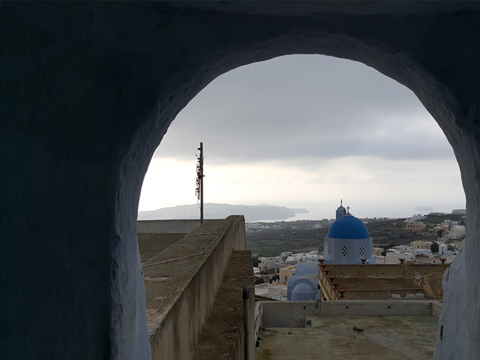
#> input picture 7week Script/image/equalize.jpg, 480 x 360 px
$ python '히스토그램 평활화.py'
#> lines starting #> are read from the running program, lines starting #| are printed output that depends on the picture; after the words box and inside, x2 and y2 are one past the last pixel; in counts of white or black regions, pixels touching at a corner belong together
### 7week Script/Common/histogram.py
import cv2
import numpy as np

# [9 lines left out: function calc_histo, not called in this run]

def draw_histo(hist, shape=(200, 256)):
    hist_img = np.full(shape, 255, np.uint8)
    cv2.normalize(hist, hist, 0, shape[0], cv2.NORM_MINMAX)
    gap = hist_img.shape[1]/hist.shape[0]

    for i, h in enumerate(hist):
        x = int(round(i * gap))
        w = int(round(gap))
        cv2.rectangle(hist_img, (x, 0, w, int(h)), 0, cv2.FILLED)

        return cv2.flip(hist_img, 0)

### 7week Script/히스토그램 평활화.py
import numpy as np, cv2
from Common.histogram import draw_histo

image = cv2.imread("image/equalize.jpg", cv2.IMREAD_GRAYSCALE)
#> image: shape (360, 480); min 0, max 255, mean 78.8
if image is None: raise Exception("영상파일 읽기 오류")

bins, ranges = [256], [0, 256]
hist = cv2.calcHist([image], [0], None, bins, ranges)
#> hist = 256 values, max 9706 at index 19, min 4 at index 0, mean 675

accum_hist = np.zeros(hist.shape[:2], np.float32)
#> accum_hist = 256 values from 0 to 0
accum_hist[0] = hist[0]
for i in range(1, hist.shape[0]):
    accum_hist[i] = accum_hist[i - 1] + hist[i]
#> after the loop, accum_hist = 256 values from 4 to 172800


accum_hist = (accum_hist / sum(hist) * 255)
#> accum_hist = 256 values from 0.0059 to 255
dst1 = [[accum_hist[val] for val in row] for row in image]
#> dst1 = 360 items
dst1 = np.array(dst1, np.uint8)
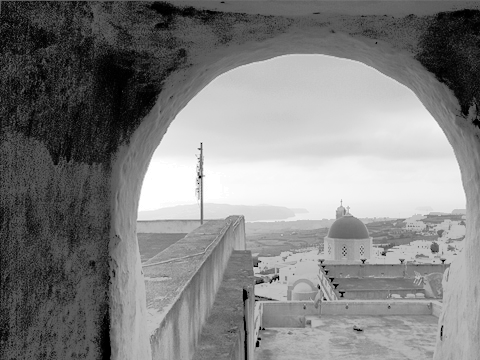
#> dst1: shape (360, 480, 1); min 0, max 255, mean 129.3

dst2 = cv2.equalizeHist(image)
hist1 = cv2.calcHist([dst1], [0], None, bins, ranges)
#> hist1 = 256 values, max 9706 at index 55, min 0 at index 3, mean 675
hist2 = cv2.calcHist([dst2], [0], None, bins, ranges)
#> hist2 has the same summary as hist1
hist_img = draw_histo(hist)
#> the loop in draw_histo, `for i, h in enumerate(hist):` made 1 pass
#> (h, x, w) on pass 1: ([0], 0, 1)
#> after the loop in draw_histo, `for i, h in enumerate(hist):`: hist_img: shape (200, 256); every value is 255
hist_img1 = draw_histo(hist1)
#> the loop in draw_histo, `for i, h in enumerate(hist):` made 1 pass
#> (h, x, w) on pass 1: ([9.09], 0, 1)
#> after the loop in draw_histo, `for i, h in enumerate(hist):`:
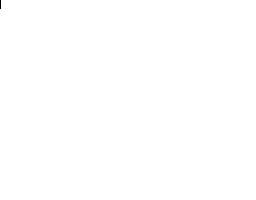
#> hist_img: shape (200, 256); 100% white; black in thin lines or dots, all inside (x1, y1, x2, y2) = (0, 0, 1, 9)
#> hist_img1: shape (200, 256); 100% white; black in thin lines or dots, all inside (x1, y1, x2, y2) = (0, 191, 1, 200)
hist_img2 = draw_histo(hist2)
#> the loop in draw_histo, `for i, h in enumerate(hist):` made 1 pass
#> (h, x, w) on pass 1: ([6.2], 0, 1)
#> after the loop in draw_histo, `for i, h in enumerate(hist):`: hist_img: shape (200, 256); 100% white; black in thin lines or dots, all inside (x1, y1, x2, y2) = (0, 0, 1, 6)
#> hist_img2: shape (200, 256); 100% white; black in thin lines or dots, all inside (x1, y1, x2, y2) = (0, 194, 1, 200)

cv2.imshow("image", image)
cv2.imshow("dst1_User", dst1)
cv2.imshow("dst2_OpenCV", dst2)
cv2.imshow("hist_img", hist_img)
cv2.imshow("User_hist", hist_img1)
cv2.imshow("OpenCV_hist", hist_img2)
cv2.waitKey(0)

$ run again, with 7week Script/image/bright.jpg copied over 7week Script/image/equalize.jpg
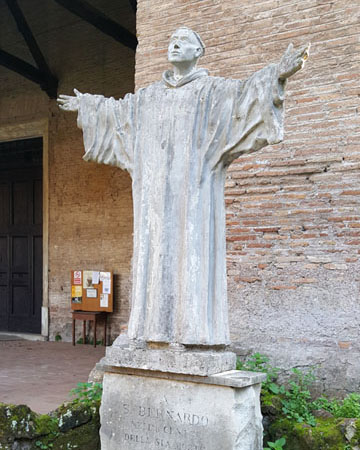
#> input picture 7week Script/image/bright.jpg, 360 x 450 px
#> `image = cv2.imread("image/equalize.jpg", cv2.IMREAD_GRAYSCALE)`:
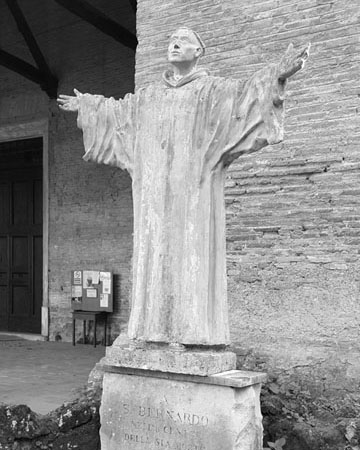
#> image: shape (450, 360); min 0, max 255, mean 144
#> hist = 256 values, max 1567 at index 186, min 2 at index 1, mean 632.8
#> after the loop `for i in range(1, hist.shape[0]):`: accum_hist = 256 values from 7 to 162000
#> `accum_hist = (accum_hist / sum(hist) * 255)`: accum_hist = 256 values from 0.011 to 255
#> `dst1 = [[accum_hist[val] for val in row] for row in image]`: dst1 = 450 items
#> `dst1 = np.array(dst1, np.uint8)`:
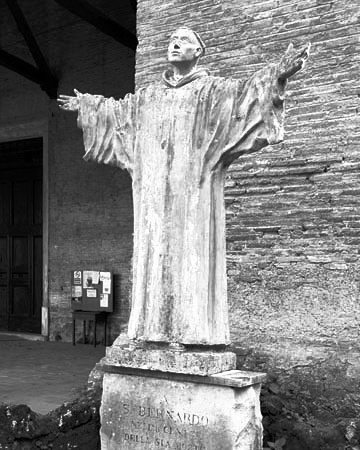
#> dst1: shape (450, 360, 1); min 0, max 255, mean 127.7
#> hist1 = 256 values, max 1567 at index 176, min 0 at index 17, mean 632.8
#> hist2 = 256 values, max 1567 at index 176, min 0 at index 16, mean 632.8
#> the loop in draw_histo, `for i, h in enumerate(hist):` made 1 pass
#> (h, x, w) on pass 1: ([0.639], 0, 1)
#> the loop in draw_histo, `for i, h in enumerate(hist):` made 1 pass
#> (h, x, w) on pass 1: ([56.92], 0, 1)
#> hist_img1: shape (200, 256); 99.9% white; black in thin lines or dots, all inside (x1, y1, x2, y2) = (0, 144, 1, 200)
#> the loop in draw_histo, `for i, h in enumerate(hist):` made 1 pass
#> (h, x, w) on pass 1: ([31.53], 0, 1)
#> hist_img2: shape (200, 256); 99.9% white; black in thin lines or dots, all inside (x1, y1, x2, y2) = (0, 169, 1, 200)
